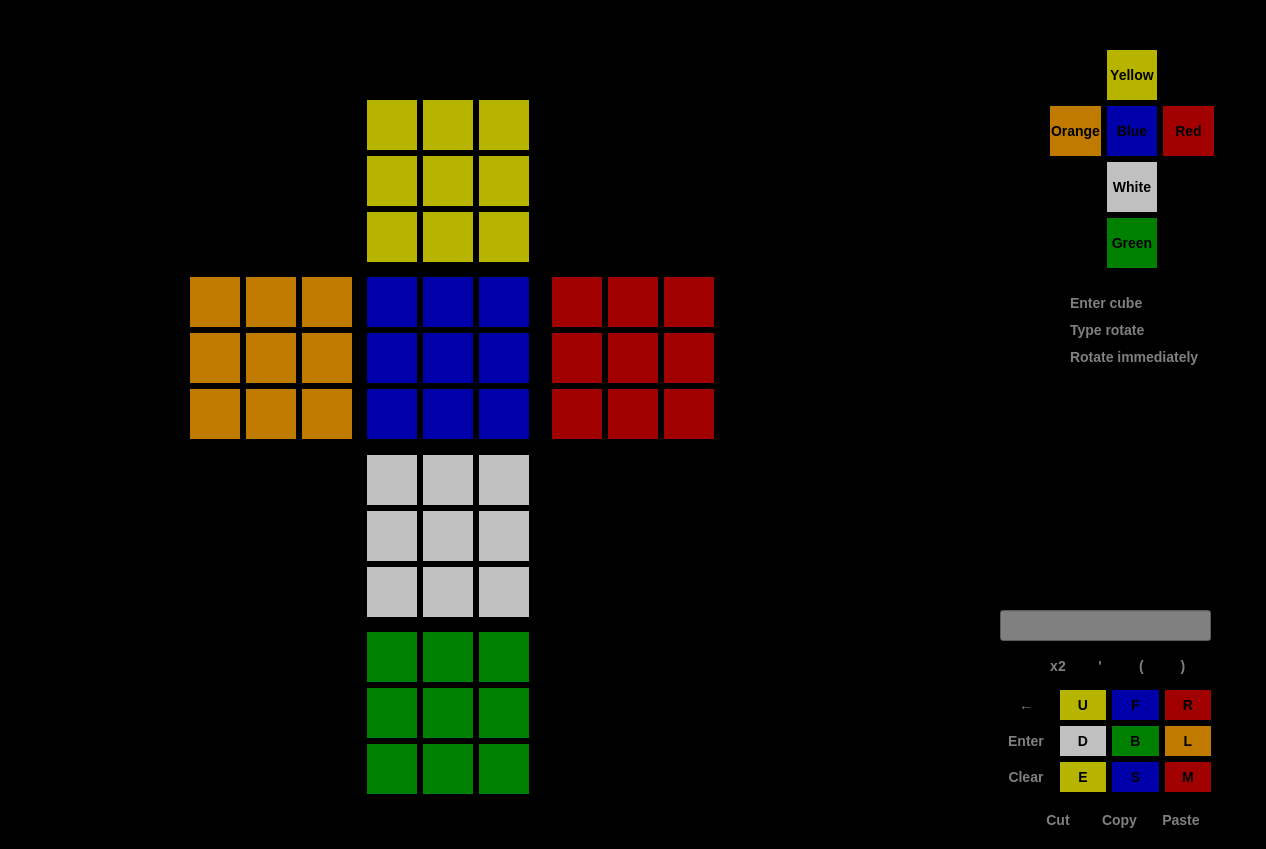
<?xml version="1.0" encoding="UTF-8"?>
<ui version="4.0">
 <class>Window</class>
 <widget class="QWidget" name="Window">
  <property name="geometry">
   <rect>
    <x>0</x>
    <y>0</y>
    <width>1266</width>
    <height>849</height>
   </rect>
  </property>
  <property name="windowTitle">
   <string>Rubik's cube</string>
  </property>
  <property name="styleSheet">
   <string notr="true">QWidget{
  background-color: black;
}

QPushButton{
  background-color: gray;
  font-size: 14px;
  font-weight: bold;
  border: none;
  text-align: center;
}

QPushButton:hover {
  background-color: gray;
}</string>
  </property>
  <widget class="QWidget" name="gridLayoutWidget">
   <property name="geometry">
    <rect>
     <x>190</x>
     <y>100</y>
     <width>524</width>
     <height>694</height>
    </rect>
   </property>
   <layout class="QGridLayout" name="All_cube">
    <item row="0" column="2">
     <layout class="QGridLayout" name="Side_0">
      <item row="0" column="0">
       <widget class="QPushButton" name="Side_0_Square_0">
        <property name="styleSheet">
         <string notr="true">QPushButton{
  background-color: rgb(183, 180, 0);
  width: 50px;
  height: 50px;
}

QPushButton:hover {
  background-color: gray;
}

QPushButton:pressed {
  background-color: yellow;
}</string>
        </property>
        <property name="text">
         <string/>
        </property>
       </widget>
      </item>
      <item row="0" column="1">
       <widget class="QPushButton" name="Side_0_Square_1">
        <property name="styleSheet">
         <string notr="true">QPushButton{
  background-color: rgb(183, 180, 0);
  width: 50px;
  height: 50px;
}

QPushButton:hover {
  background-color: gray;
}

QPushButton:pressed {
  background-color: yellow;
}</string>
        </property>
        <property name="text">
         <string/>
        </property>
       </widget>
      </item>
      <item row="0" column="2">
       <widget class="QPushButton" name="Side_0_Square_2">
        <property name="styleSheet">
         <string notr="true">QPushButton{
  background-color: rgb(183, 180, 0);
  width: 50px;
  height: 50px;
}

QPushButton:hover {
  background-color: gray;
}

QPushButton:pressed {
  background-color: yellow;
}</string>
        </property>
        <property name="text">
         <string/>
        </property>
       </widget>
      </item>
      <item row="1" column="0">
       <widget class="QPushButton" name="Side_0_Square_3">
        <property name="styleSheet">
         <string notr="true">QPushButton{
  background-color: rgb(183, 180, 0);
  width: 50px;
  height: 50px;
}

QPushButton:hover {
  background-color: gray;
}

QPushButton:pressed {
  background-color: yellow;
}</string>
        </property>
        <property name="text">
         <string/>
        </property>
       </widget>
      </item>
      <item row="1" column="1">
       <widget class="QPushButton" name="Side_0_Square_4">
        <property name="styleSheet">
         <string notr="true">QPushButton{
  background-color: rgb(183, 180, 0);
  width: 50px;
  height: 50px;
}

QPushButton:hover {
  background-color: gray;
}

QPushButton:pressed {
  background-color: yellow;
}</string>
        </property>
        <property name="text">
         <string/>
        </property>
       </widget>
      </item>
      <item row="1" column="2">
       <widget class="QPushButton" name="Side_0_Square_5">
        <property name="styleSheet">
         <string notr="true">QPushButton{
  background-color: rgb(183, 180, 0);
  width: 50px;
  height: 50px;
}

QPushButton:hover {
  background-color: gray;
}

QPushButton:pressed {
  background-color: yellow;
}</string>
        </property>
        <property name="text">
         <string/>
        </property>
       </widget>
      </item>
      <item row="2" column="1">
       <widget class="QPushButton" name="Side_0_Square_7">
        <property name="styleSheet">
         <string notr="true">QPushButton{
  background-color: rgb(183, 180, 0);
  width: 50px;
  height: 50px;
}

QPushButton:hover {
  background-color: gray;
}

QPushButton:pressed {
  background-color: yellow;
}</string>
        </property>
        <property name="text">
         <string/>
        </property>
       </widget>
      </item>
      <item row="2" column="2">
       <widget class="QPushButton" name="Side_0_Square_8">
        <property name="styleSheet">
         <string notr="true">QPushButton{
  background-color: rgb(183, 180, 0);
  width: 50px;
  height: 50px;
}

QPushButton:hover {
  background-color: gray;
}

QPushButton:pressed {
  background-color: yellow;
}</string>
        </property>
        <property name="text">
         <string/>
        </property>
       </widget>
      </item>
      <item row="2" column="0">
       <widget class="QPushButton" name="Side_0_Square_6">
        <property name="styleSheet">
         <string notr="true">QPushButton{
  background-color: rgb(183, 180, 0);
  width: 50px;
  height: 50px;
}

QPushButton:hover {
  background-color: gray;
}

QPushButton:pressed {
  background-color: yellow;
}</string>
        </property>
        <property name="text">
         <string/>
        </property>
       </widget>
      </item>
     </layout>
    </item>
    <item row="3" column="2">
     <spacer name="verticalSpacer_2">
      <property name="orientation">
       <enum>Qt::Vertical</enum>
      </property>
      <property name="sizeHint" stdset="0">
       <size>
        <width>20</width>
        <height>40</height>
       </size>
      </property>
     </spacer>
    </item>
    <item row="2" column="4">
     <spacer name="horizontalSpacer">
      <property name="orientation">
       <enum>Qt::Horizontal</enum>
      </property>
      <property name="sizeHint" stdset="0">
       <size>
        <width>40</width>
        <height>20</height>
       </size>
      </property>
     </spacer>
    </item>
    <item row="1" column="2">
     <spacer name="verticalSpacer">
      <property name="orientation">
       <enum>Qt::Vertical</enum>
      </property>
      <property name="sizeHint" stdset="0">
       <size>
        <width>20</width>
        <height>40</height>
       </size>
      </property>
     </spacer>
    </item>
    <item row="2" column="0">
     <layout class="QGridLayout" name="Side_1">
      <item row="0" column="0">
       <widget class="QPushButton" name="Side_1_Square_0">
        <property name="styleSheet">
         <string notr="true">QPushButton{
  background-color: rgb(193, 122, 0);
  width: 50px;
  height: 50px;
}

QPushButton:hover {
  background-color: silver;
}

QPushButton:pressed {
  background-color: orange;
}</string>
        </property>
        <property name="text">
         <string/>
        </property>
       </widget>
      </item>
      <item row="0" column="1">
       <widget class="QPushButton" name="Side_1_Square_1">
        <property name="styleSheet">
         <string notr="true">QPushButton{
  background-color: rgb(193, 122, 0);
  width: 50px;
  height: 50px;
}

QPushButton:hover {
  background-color: silver;
}

QPushButton:pressed {
  background-color: orange;
}</string>
        </property>
        <property name="text">
         <string/>
        </property>
       </widget>
      </item>
      <item row="0" column="2">
       <widget class="QPushButton" name="Side_1_Square_2">
        <property name="styleSheet">
         <string notr="true">QPushButton{
  background-color: rgb(193, 122, 0);
  width: 50px;
  height: 50px;
}

QPushButton:hover {
  background-color: silver;
}

QPushButton:pressed {
  background-color: orange;
}</string>
        </property>
        <property name="text">
         <string/>
        </property>
       </widget>
      </item>
      <item row="1" column="0">
       <widget class="QPushButton" name="Side_1_Square_3">
        <property name="styleSheet">
         <string notr="true">QPushButton{
  background-color: rgb(193, 122, 0);
  width: 50px;
  height: 50px;
}

QPushButton:hover {
  background-color: silver;
}

QPushButton:pressed {
  background-color: orange;
}</string>
        </property>
        <property name="text">
         <string/>
        </property>
       </widget>
      </item>
      <item row="1" column="1">
       <widget class="QPushButton" name="Side_1_Square_4">
        <property name="styleSheet">
         <string notr="true">QPushButton{
  background-color: rgb(193, 122, 0);
  width: 50px;
  height: 50px;
}

QPushButton:hover {
  background-color: silver;
}

QPushButton:pressed {
  background-color: orange;
}</string>
        </property>
        <property name="text">
         <string/>
        </property>
       </widget>
      </item>
      <item row="1" column="2">
       <widget class="QPushButton" name="Side_1_Square_5">
        <property name="styleSheet">
         <string notr="true">QPushButton{
  background-color: rgb(193, 122, 0);
  width: 50px;
  height: 50px;
}

QPushButton:hover {
  background-color: silver;
}

QPushButton:pressed {
  background-color: orange;
}</string>
        </property>
        <property name="text">
         <string/>
        </property>
       </widget>
      </item>
      <item row="2" column="1">
       <widget class="QPushButton" name="Side_1_Square_7">
        <property name="styleSheet">
         <string notr="true">QPushButton{
  background-color: rgb(193, 122, 0);
  width: 50px;
  height: 50px;
}

QPushButton:hover {
  background-color: silver;
}

QPushButton:pressed {
  background-color: orange;
}</string>
        </property>
        <property name="text">
         <string/>
        </property>
       </widget>
      </item>
      <item row="2" column="2">
       <widget class="QPushButton" name="Side_1_Square_8">
        <property name="styleSheet">
         <string notr="true">QPushButton{
  background-color: rgb(193, 122, 0);
  width: 50px;
  height: 50px;
}

QPushButton:hover {
  background-color: silver;
}

QPushButton:pressed {
  background-color: orange;
}</string>
        </property>
        <property name="text">
         <string/>
        </property>
       </widget>
      </item>
      <item row="2" column="0">
       <widget class="QPushButton" name="Side_1_Square_6">
        <property name="styleSheet">
         <string notr="true">QPushButton{
  background-color: rgb(193, 122, 0);
  width: 50px;
  height: 50px;
}

QPushButton:hover {
  background-color: silver;
}

QPushButton:pressed {
  background-color: orange;
}</string>
        </property>
        <property name="text">
         <string/>
        </property>
       </widget>
      </item>
     </layout>
    </item>
    <item row="2" column="1">
     <spacer name="horizontalSpacer_3">
      <property name="orientation">
       <enum>Qt::Horizontal</enum>
      </property>
      <property name="sizeHint" stdset="0">
       <size>
        <width>40</width>
        <height>20</height>
       </size>
      </property>
     </spacer>
    </item>
    <item row="2" column="3">
     <spacer name="horizontalSpacer_2">
      <property name="orientation">
       <enum>Qt::Horizontal</enum>
      </property>
      <property name="sizeHint" stdset="0">
       <size>
        <width>40</width>
        <height>20</height>
       </size>
      </property>
     </spacer>
    </item>
    <item row="2" column="5">
     <layout class="QGridLayout" name="Side_3">
      <item row="0" column="2">
       <widget class="QPushButton" name="Side_3_Square_2">
        <property name="styleSheet">
         <string notr="true">QPushButton{
  background-color: rgb(160, 0, 0);
  width: 50px;
  height: 50px;
}

QPushButton:hover {
  background-color: silver;
}

QPushButton:pressed {
  background-color: red;
}</string>
        </property>
        <property name="text">
         <string/>
        </property>
       </widget>
      </item>
      <item row="2" column="2">
       <widget class="QPushButton" name="Side_3_Square_8">
        <property name="styleSheet">
         <string notr="true">QPushButton{
  background-color: rgb(160, 0, 0);
  width: 50px;
  height: 50px;
}

QPushButton:hover {
  background-color: silver;
}

QPushButton:pressed {
  background-color: red;
}</string>
        </property>
        <property name="text">
         <string/>
        </property>
       </widget>
      </item>
      <item row="2" column="0">
       <widget class="QPushButton" name="Side_3_Square_6">
        <property name="styleSheet">
         <string notr="true">QPushButton{
  background-color: rgb(160, 0, 0);
  width: 50px;
  height: 50px;
}

QPushButton:hover {
  background-color: silver;
}

QPushButton:pressed {
  background-color: red;
}</string>
        </property>
        <property name="text">
         <string/>
        </property>
       </widget>
      </item>
      <item row="0" column="0">
       <widget class="QPushButton" name="Side_3_Square_0">
        <property name="styleSheet">
         <string notr="true">QPushButton{
  background-color: rgb(160, 0, 0);
  width: 50px;
  height: 50px;
}

QPushButton:hover {
  background-color: silver;
}

QPushButton:pressed {
  background-color: red;
}</string>
        </property>
        <property name="text">
         <string/>
        </property>
       </widget>
      </item>
      <item row="0" column="1">
       <widget class="QPushButton" name="Side_3_Square_1">
        <property name="styleSheet">
         <string notr="true">QPushButton{
  background-color: rgb(160, 0, 0);
  width: 50px;
  height: 50px;
}

QPushButton:hover {
  background-color: silver;
}

QPushButton:pressed {
  background-color: red;
}</string>
        </property>
        <property name="text">
         <string/>
        </property>
       </widget>
      </item>
      <item row="1" column="1">
       <widget class="QPushButton" name="Side_3_Square_4">
        <property name="styleSheet">
         <string notr="true">QPushButton{
  background-color: rgb(160, 0, 0);
  width: 50px;
  height: 50px;
}

QPushButton:hover {
  background-color: silver;
}

QPushButton:pressed {
  background-color: red;
}</string>
        </property>
        <property name="text">
         <string/>
        </property>
       </widget>
      </item>
      <item row="2" column="1">
       <widget class="QPushButton" name="Side_3_Square_7">
        <property name="styleSheet">
         <string notr="true">QPushButton{
  background-color: rgb(160, 0, 0);
  width: 50px;
  height: 50px;
}

QPushButton:hover {
  background-color: silver;
}

QPushButton:pressed {
  background-color: red;
}</string>
        </property>
        <property name="text">
         <string/>
        </property>
       </widget>
      </item>
      <item row="1" column="2">
       <widget class="QPushButton" name="Side_3_Square_5">
        <property name="styleSheet">
         <string notr="true">QPushButton{
  background-color: rgb(160, 0, 0);
  width: 50px;
  height: 50px;
}

QPushButton:hover {
  background-color: silver;
}

QPushButton:pressed {
  background-color: red;
}</string>
        </property>
        <property name="text">
         <string/>
        </property>
       </widget>
      </item>
      <item row="1" column="0">
       <widget class="QPushButton" name="Side_3_Square_3">
        <property name="styleSheet">
         <string notr="true">QPushButton{
  background-color: rgb(160, 0, 0);
  width: 50px;
  height: 50px;
}

QPushButton:hover {
  background-color: silver;
}

QPushButton:pressed {
  background-color: red;
}</string>
        </property>
        <property name="text">
         <string/>
        </property>
       </widget>
      </item>
     </layout>
    </item>
    <item row="6" column="2">
     <layout class="QGridLayout" name="Side_5">
      <item row="1" column="0">
       <widget class="QPushButton" name="Side_5_Square_3">
        <property name="styleSheet">
         <string notr="true">QPushButton{
  background-color: green;
  width: 50px;
  height: 50px;
}

QPushButton:hover {
  background-color: silver;
}

QPushButton:pressed {
  background-color: rgb(0, 160, 0);
}</string>
        </property>
        <property name="text">
         <string/>
        </property>
       </widget>
      </item>
      <item row="0" column="2">
       <widget class="QPushButton" name="Side_5_Square_2">
        <property name="styleSheet">
         <string notr="true">QPushButton{
  background-color: green;
  width: 50px;
  height: 50px;
}

QPushButton:hover {
  background-color: silver;
}

QPushButton:pressed {
  background-color: rgb(0, 160, 0);
}</string>
        </property>
        <property name="text">
         <string/>
        </property>
       </widget>
      </item>
      <item row="0" column="0">
       <widget class="QPushButton" name="Side_5_Square_0">
        <property name="styleSheet">
         <string notr="true">QPushButton{
  background-color: green;
  width: 50px;
  height: 50px;
}

QPushButton:hover {
  background-color: silver;
}

QPushButton:pressed {
  background-color: rgb(0, 160, 0);
}</string>
        </property>
        <property name="text">
         <string/>
        </property>
       </widget>
      </item>
      <item row="1" column="1">
       <widget class="QPushButton" name="Side_5_Square_4">
        <property name="styleSheet">
         <string notr="true">QPushButton{
  background-color: green;
  width: 50px;
  height: 50px;
}

QPushButton:hover {
  background-color: silver;
}

QPushButton:pressed {
  background-color: rgb(0, 160, 0);
}</string>
        </property>
        <property name="text">
         <string/>
        </property>
       </widget>
      </item>
      <item row="2" column="1">
       <widget class="QPushButton" name="Side_5_Square_7">
        <property name="styleSheet">
         <string notr="true">QPushButton{
  background-color: green;
  width: 50px;
  height: 50px;
}

QPushButton:hover {
  background-color: silver;
}

QPushButton:pressed {
  background-color: rgb(0, 160, 0);
}</string>
        </property>
        <property name="text">
         <string/>
        </property>
       </widget>
      </item>
      <item row="0" column="1">
       <widget class="QPushButton" name="Side_5_Square_1">
        <property name="styleSheet">
         <string notr="true">QPushButton{
  background-color: green;
  width: 50px;
  height: 50px;
}

QPushButton:hover {
  background-color: silver;
}

QPushButton:pressed {
  background-color: rgb(0, 160, 0);
}</string>
        </property>
        <property name="text">
         <string/>
        </property>
       </widget>
      </item>
      <item row="2" column="2">
       <widget class="QPushButton" name="Side_5_Square_8">
        <property name="styleSheet">
         <string notr="true">QPushButton{
  background-color: green;
  width: 50px;
  height: 50px;
}

QPushButton:hover {
  background-color: silver;
}

QPushButton:pressed {
  background-color: rgb(0, 160, 0);
}</string>
        </property>
        <property name="text">
         <string/>
        </property>
       </widget>
      </item>
      <item row="2" column="0">
       <widget class="QPushButton" name="Side_5_Square_6">
        <property name="styleSheet">
         <string notr="true">QPushButton{
  background-color: green;
  width: 50px;
  height: 50px;
}

QPushButton:hover {
  background-color: silver;
}

QPushButton:pressed {
  background-color: rgb(0, 160, 0);
}</string>
        </property>
        <property name="text">
         <string/>
        </property>
       </widget>
      </item>
      <item row="1" column="2">
       <widget class="QPushButton" name="Side_5_Square_5">
        <property name="styleSheet">
         <string notr="true">QPushButton{
  background-color: green;
  width: 50px;
  height: 50px;
}

QPushButton:hover {
  background-color: silver;
}

QPushButton:pressed {
  background-color: rgb(0, 160, 0);
}</string>
        </property>
        <property name="text">
         <string/>
        </property>
       </widget>
      </item>
     </layout>
    </item>
    <item row="2" column="2">
     <layout class="QGridLayout" name="Side_2">
      <item row="0" column="0">
       <widget class="QPushButton" name="Side_2_Square_0">
        <property name="styleSheet">
         <string notr="true">QPushButton{
  background-color: rgb(0, 0, 170);
  width: 50px;
  height: 50px;
}

QPushButton:hover {
  background-color: gray;
}

QPushButton:pressed {
  background-color: blue;
}</string>
        </property>
        <property name="text">
         <string/>
        </property>
       </widget>
      </item>
      <item row="0" column="1">
       <widget class="QPushButton" name="Side_2_Square_1">
        <property name="styleSheet">
         <string notr="true">QPushButton{
  background-color: rgb(0, 0, 170);
  width: 50px;
  height: 50px;
}

QPushButton:hover {
  background-color: gray;
}

QPushButton:pressed {
  background-color: blue;
}</string>
        </property>
        <property name="text">
         <string/>
        </property>
       </widget>
      </item>
      <item row="0" column="2">
       <widget class="QPushButton" name="Side_2_Square_2">
        <property name="styleSheet">
         <string notr="true">QPushButton{
  background-color: rgb(0, 0, 170);
  width: 50px;
  height: 50px;
}

QPushButton:hover {
  background-color: gray;
}

QPushButton:pressed {
  background-color: blue;
}</string>
        </property>
        <property name="text">
         <string/>
        </property>
       </widget>
      </item>
      <item row="1" column="0">
       <widget class="QPushButton" name="Side_2_Square_3">
        <property name="styleSheet">
         <string notr="true">QPushButton{
  background-color: rgb(0, 0, 170);
  width: 50px;
  height: 50px;
}

QPushButton:hover {
  background-color: gray;
}

QPushButton:pressed {
  background-color: blue;
}</string>
        </property>
        <property name="text">
         <string/>
        </property>
       </widget>
      </item>
      <item row="1" column="1">
       <widget class="QPushButton" name="Side_2_Square_4">
        <property name="styleSheet">
         <string notr="true">QPushButton{
  background-color: rgb(0, 0, 170);
  width: 50px;
  height: 50px;
}

QPushButton:hover {
  background-color: gray;
}

QPushButton:pressed {
  background-color: blue;
}</string>
        </property>
        <property name="text">
         <string/>
        </property>
       </widget>
      </item>
      <item row="1" column="2">
       <widget class="QPushButton" name="Side_2_Square_5">
        <property name="styleSheet">
         <string notr="true">QPushButton{
  background-color: rgb(0, 0, 170);
  width: 50px;
  height: 50px;
}

QPushButton:hover {
  background-color: gray;
}

QPushButton:pressed {
  background-color: blue;
}</string>
        </property>
        <property name="text">
         <string/>
        </property>
       </widget>
      </item>
      <item row="2" column="1">
       <widget class="QPushButton" name="Side_2_Square_7">
        <property name="styleSheet">
         <string notr="true">QPushButton{
  background-color: rgb(0, 0, 170);
  width: 50px;
  height: 50px;
}

QPushButton:hover {
  background-color: gray;
}

QPushButton:pressed {
  background-color: blue;
}</string>
        </property>
        <property name="text">
         <string/>
        </property>
       </widget>
      </item>
      <item row="2" column="2">
       <widget class="QPushButton" name="Side_2_Square_8">
        <property name="styleSheet">
         <string notr="true">QPushButton{
  background-color: rgb(0, 0, 170);
  width: 50px;
  height: 50px;
}

QPushButton:hover {
  background-color: gray;
}

QPushButton:pressed {
  background-color: blue;
}</string>
        </property>
        <property name="text">
         <string/>
        </property>
       </widget>
      </item>
      <item row="2" column="0">
       <widget class="QPushButton" name="Side_2_Square_6">
        <property name="styleSheet">
         <string notr="true">QPushButton{
  background-color: rgb(0, 0, 170);
  width: 50px;
  height: 50px;
}

QPushButton:hover {
  background-color: gray;
}

QPushButton:pressed {
  background-color: blue;
}</string>
        </property>
        <property name="text">
         <string/>
        </property>
       </widget>
      </item>
     </layout>
    </item>
    <item row="4" column="2">
     <layout class="QGridLayout" name="Side_4">
      <item row="0" column="0">
       <widget class="QPushButton" name="Side_4_Square_0">
        <property name="styleSheet">
         <string notr="true">QPushButton{
  background-color: silver;
  width: 50px;
  height: 50px;
}

QPushButton:hover {
  background-color: gray;

}

QPushButton:pressed {
  background-color: white;
}</string>
        </property>
        <property name="text">
         <string/>
        </property>
       </widget>
      </item>
      <item row="0" column="1">
       <widget class="QPushButton" name="Side_4_Square_1">
        <property name="styleSheet">
         <string notr="true">QPushButton{
  background-color: silver;
  width: 50px;
  height: 50px;
}

QPushButton:hover {
  background-color: gray;

}

QPushButton:pressed {
  background-color: white;
}</string>
        </property>
        <property name="text">
         <string/>
        </property>
       </widget>
      </item>
      <item row="0" column="2">
       <widget class="QPushButton" name="Side_4_Square_2">
        <property name="styleSheet">
         <string notr="true">QPushButton{
  background-color: silver;
  width: 50px;
  height: 50px;
}

QPushButton:hover {
  background-color: gray;

}

QPushButton:pressed {
  background-color: white;
}</string>
        </property>
        <property name="text">
         <string/>
        </property>
       </widget>
      </item>
      <item row="1" column="0">
       <widget class="QPushButton" name="Side_4_Square_3">
        <property name="styleSheet">
         <string notr="true">QPushButton{
  background-color: silver;
  width: 50px;
  height: 50px;
}

QPushButton:hover {
  background-color: gray;

}

QPushButton:pressed {
  background-color: white;
}</string>
        </property>
        <property name="text">
         <string/>
        </property>
       </widget>
      </item>
      <item row="1" column="1">
       <widget class="QPushButton" name="Side_4_Square_4">
        <property name="styleSheet">
         <string notr="true">QPushButton{
  background-color: silver;
  width: 50px;
  height: 50px;
}

QPushButton:hover {
  background-color: gray;

}

QPushButton:pressed {
  background-color: white;
}</string>
        </property>
        <property name="text">
         <string/>
        </property>
       </widget>
      </item>
      <item row="1" column="2">
       <widget class="QPushButton" name="Side_4_Square_5">
        <property name="styleSheet">
         <string notr="true">QPushButton{
  background-color: silver;
  width: 50px;
  height: 50px;
}

QPushButton:hover {
  background-color: gray;

}

QPushButton:pressed {
  background-color: white;
}</string>
        </property>
        <property name="text">
         <string/>
        </property>
       </widget>
      </item>
      <item row="2" column="1">
       <widget class="QPushButton" name="Side_4_Square_7">
        <property name="styleSheet">
         <string notr="true">QPushButton{
  background-color: silver;
  width: 50px;
  height: 50px;
}

QPushButton:hover {
  background-color: gray;

}

QPushButton:pressed {
  background-color: white;
}</string>
        </property>
        <property name="text">
         <string/>
        </property>
       </widget>
      </item>
      <item row="2" column="2">
       <widget class="QPushButton" name="Side_4_Square_8">
        <property name="styleSheet">
         <string notr="true">QPushButton{
  background-color: silver;
  width: 50px;
  height: 50px;
}

QPushButton:hover {
  background-color: gray;

}

QPushButton:pressed {
  background-color: white;
}</string>
        </property>
        <property name="text">
         <string/>
        </property>
       </widget>
      </item>
      <item row="2" column="0">
       <widget class="QPushButton" name="Side_4_Square_6">
        <property name="styleSheet">
         <string notr="true">QPushButton{
  background-color: silver;
  width: 50px;
  height: 50px;
}

QPushButton:hover {
  background-color: gray;

}

QPushButton:pressed {
  background-color: white;
}</string>
        </property>
        <property name="text">
         <string/>
        </property>
       </widget>
      </item>
     </layout>
    </item>
    <item row="5" column="2">
     <spacer name="verticalSpacer_3">
      <property name="orientation">
       <enum>Qt::Vertical</enum>
      </property>
      <property name="sizeHint" stdset="0">
       <size>
        <width>20</width>
        <height>40</height>
       </size>
      </property>
     </spacer>
    </item>
   </layout>
  </widget>
  <widget class="QWidget" name="gridLayoutWidget_2">
   <property name="geometry">
    <rect>
     <x>1050</x>
     <y>50</y>
     <width>164</width>
     <height>220</height>
    </rect>
   </property>
   <layout class="QGridLayout" name="Coloring">
    <item row="1" column="0">
     <widget class="QPushButton" name="Orange_Button">
      <property name="styleSheet">
       <string notr="true">QPushButton{
  background-color: rgb(193, 122, 0);
  width: 50px;
  height: 50px;
}

QPushButton:hover {
  background-color: silver;
}

QPushButton:pressed {
  background-color: orange;
}</string>
      </property>
      <property name="text">
       <string>Orange</string>
      </property>
     </widget>
    </item>
    <item row="0" column="1">
     <widget class="QPushButton" name="Yellow_Button">
      <property name="styleSheet">
       <string notr="true">QPushButton{
  background-color: rgb(183, 180, 0);
  width: 50px;
  height: 50px;
}

QPushButton:hover {
  background-color: gray;
}

QPushButton:pressed {
  background-color: yellow;
}</string>
      </property>
      <property name="text">
       <string>Yellow</string>
      </property>
     </widget>
    </item>
    <item row="2" column="1">
     <widget class="QPushButton" name="White_Button">
      <property name="styleSheet">
       <string notr="true">QPushButton{
  background-color: silver;
  width: 50px;
  height: 50px;
}

QPushButton:hover {
  background-color: gray;

}

QPushButton:pressed {
  background-color: white;
}</string>
      </property>
      <property name="text">
       <string>White</string>
      </property>
     </widget>
    </item>
    <item row="1" column="1">
     <widget class="QPushButton" name="Blue_Button">
      <property name="styleSheet">
       <string notr="true">QPushButton{
  background-color: rgb(0, 0, 170);
  width: 50px;
  height: 50px;
}

QPushButton:hover {
  background-color: gray;
}

QPushButton:pressed {
  background-color: blue;
}</string>
      </property>
      <property name="text">
       <string>Blue</string>
      </property>
     </widget>
    </item>
    <item row="1" column="2">
     <widget class="QPushButton" name="Red_Button">
      <property name="styleSheet">
       <string notr="true">QPushButton{
  background-color: rgb(160, 0, 0);
  width: 50px;
  height: 50px;
}

QPushButton:hover {
  background-color: silver;
}

QPushButton:pressed {
  background-color: red;
}</string>
      </property>
      <property name="text">
       <string>Red</string>
      </property>
     </widget>
    </item>
    <item row="3" column="1">
     <widget class="QPushButton" name="Green_Button">
      <property name="styleSheet">
       <string notr="true">QPushButton{
  background-color: green;
  width: 50px;
  height: 50px;
}

QPushButton:hover {
  background-color: silver;
}

QPushButton:pressed {
  background-color: rgb(0, 160, 0);
}</string>
      </property>
      <property name="text">
       <string>Green</string>
      </property>
     </widget>
    </item>
   </layout>
  </widget>
  <widget class="QWidget" name="verticalLayoutWidget">
   <property name="geometry">
    <rect>
     <x>1050</x>
     <y>290</y>
     <width>161</width>
     <height>80</height>
    </rect>
   </property>
   <layout class="QVBoxLayout" name="Choose_mode">
    <item>
     <widget class="QRadioButton" name="Enter_cube">
      <property name="styleSheet">
       <string notr="true">QRadioButton{
  color: gray;
  font-size: 14px;
  font-weight: bold;
  border: none;
  text-align: center;
}

QRadioButton:pressed {
    color: green;
}</string>
      </property>
      <property name="text">
       <string>Enter cube</string>
      </property>
     </widget>
    </item>
    <item>
     <widget class="QRadioButton" name="Type_rotate">
      <property name="styleSheet">
       <string notr="true">QRadioButton{
  color: gray;
  font-size: 14px;
  font-weight: bold;
  border: none;
  text-align: center;
}

QRadioButton:pressed {
    color: green;
}</string>
      </property>
      <property name="text">
       <string>Type rotate</string>
      </property>
     </widget>
    </item>
    <item>
     <widget class="QRadioButton" name="Rotate_immediately">
      <property name="styleSheet">
       <string notr="true">QRadioButton{
  color: gray;
  font-size: 14px;
  font-weight: bold;
  border: none;
  text-align: center;
}

QRadioButton:pressed {
    color: green;
}</string>
      </property>
      <property name="text">
       <string>Rotate immediately</string>
      </property>
     </widget>
    </item>
   </layout>
  </widget>
  <widget class="QWidget" name="horizontalLayoutWidget">
   <property name="geometry">
    <rect>
     <x>1040</x>
     <y>650</y>
     <width>161</width>
     <height>32</height>
    </rect>
   </property>
   <layout class="QHBoxLayout" name="Change_rotating_and_braket">
    <item>
     <widget class="QPushButton" name="x2">
      <property name="styleSheet">
       <string notr="true">QPushButton{
  background-color: black;
  color: gray;
  width: 35px;
  height: 30px;
}

QPushButton:hover {
  background-color: silver;
}

QPushButton:pressed {
  background-color: white;
}</string>
      </property>
      <property name="text">
       <string>x2</string>
      </property>
     </widget>
    </item>
    <item>
     <widget class="QPushButton" name="Apostrophe">
      <property name="styleSheet">
       <string notr="true">QPushButton{
  background-color: black;
  color: gray;
  width: 35px;
  height: 30px;
}

QPushButton:hover {
  background-color: silver;
}

QPushButton:pressed {
  background-color: white;
}</string>
      </property>
      <property name="text">
       <string>'</string>
      </property>
     </widget>
    </item>
    <item>
     <widget class="QPushButton" name="bra">
      <property name="styleSheet">
       <string notr="true">QPushButton{
  background-color: black;
  color: gray;
  width: 35px;
  height: 30px;
}

QPushButton:hover {
  background-color: silver;
}

QPushButton:pressed {
  background-color: white;
}</string>
      </property>
      <property name="text">
       <string>(</string>
      </property>
     </widget>
    </item>
    <item>
     <widget class="QPushButton" name="ket">
      <property name="styleSheet">
       <string notr="true">QPushButton{
  background-color: black;
  color: gray;
  width: 35px;
  height: 30px;
}

QPushButton:hover {
  background-color: silver;
}

QPushButton:pressed {
  background-color: white;
}</string>
      </property>
      <property name="text">
       <string>)</string>
      </property>
     </widget>
    </item>
   </layout>
  </widget>
  <widget class="QWidget" name="gridLayoutWidget_5">
   <property name="geometry">
    <rect>
     <x>1060</x>
     <y>690</y>
     <width>151</width>
     <height>104</height>
    </rect>
   </property>
   <layout class="QGridLayout" name="Choose_rotation">
    <item row="0" column="0">
     <widget class="QPushButton" name="U">
      <property name="mouseTracking">
       <bool>false</bool>
      </property>
      <property name="styleSheet">
       <string notr="true">QPushButton{
  background-color: rgb(183, 180, 0);
  width: 45px;
  height: 30px;
}

QPushButton:hover {
  background-color: gray;
}

QPushButton:pressed {
  background-color: yellow;
}</string>
      </property>
      <property name="text">
       <string>U</string>
      </property>
     </widget>
    </item>
    <item row="1" column="1">
     <widget class="QPushButton" name="B">
      <property name="styleSheet">
       <string notr="true">QPushButton{
  background-color: green;
  width: 45px;
  height: 30px;
}

QPushButton:hover {
  background-color: silver;
}

QPushButton:pressed {
  background-color: rgb(0, 160, 0);
}</string>
      </property>
      <property name="text">
       <string>B</string>
      </property>
     </widget>
    </item>
    <item row="1" column="0">
     <widget class="QPushButton" name="D">
      <property name="styleSheet">
       <string notr="true">QPushButton{
  background-color: silver;
  width: 45px;
  height: 30px;
}

QPushButton:hover {
  background-color: gray;

}

QPushButton:pressed {
  background-color: white;
}</string>
      </property>
      <property name="text">
       <string>D</string>
      </property>
     </widget>
    </item>
    <item row="2" column="1">
     <widget class="QPushButton" name="S">
      <property name="styleSheet">
       <string notr="true">QPushButton{
  background-color: rgb(0, 0, 170);
  width: 45px;
  height: 30px;
}

QPushButton:hover {
  background-color: gray;
}

QPushButton:pressed {
  background-color: blue;
}</string>
      </property>
      <property name="text">
       <string>S</string>
      </property>
     </widget>
    </item>
    <item row="0" column="1">
     <widget class="QPushButton" name="F">
      <property name="styleSheet">
       <string notr="true">QPushButton{
  background-color: rgb(0, 0, 170);
  width: 45px;
  height: 30px;
}

QPushButton:hover {
  background-color: gray;
}

QPushButton:pressed {
  background-color: blue;
}</string>
      </property>
      <property name="text">
       <string>F</string>
      </property>
     </widget>
    </item>
    <item row="2" column="0">
     <widget class="QPushButton" name="E">
      <property name="styleSheet">
       <string notr="true">QPushButton{
  background-color: rgb(183, 180, 0);
  width: 45px;
  height: 30px;
}

QPushButton:hover {
  background-color: gray;
}

QPushButton:pressed {
  background-color: yellow;
}</string>
      </property>
      <property name="text">
       <string>E</string>
      </property>
     </widget>
    </item>
    <item row="0" column="2">
     <widget class="QPushButton" name="R">
      <property name="enabled">
       <bool>true</bool>
      </property>
      <property name="styleSheet">
       <string notr="true">QPushButton{
  background-color: rgb(160, 0, 0);
  width: 45px;
  height: 30px;
}

QPushButton:hover {
  background-color: silver;
}

QPushButton:pressed {
  background-color: red;
}</string>
      </property>
      <property name="text">
       <string>R</string>
      </property>
     </widget>
    </item>
    <item row="1" column="2">
     <widget class="QPushButton" name="L">
      <property name="styleSheet">
       <string notr="true">QPushButton{
  background-color: rgb(193, 122, 0);
  width: 45px;
  height: 30px;
}

QPushButton:hover {
  background-color: silver;
}

QPushButton:pressed {
  background-color: orange;
}</string>
      </property>
      <property name="text">
       <string>L</string>
      </property>
     </widget>
    </item>
    <item row="2" column="2">
     <widget class="QPushButton" name="M">
      <property name="styleSheet">
       <string notr="true">QPushButton{
  background-color: rgb(160, 0, 0);
  width: 45px;
  height: 30px;
}

QPushButton:hover {
  background-color: silver;
}

QPushButton:pressed {
  background-color: red;
}</string>
      </property>
      <property name="text">
       <string>M</string>
      </property>
     </widget>
    </item>
   </layout>
  </widget>
  <widget class="QWidget" name="verticalLayoutWidget_2">
   <property name="geometry">
    <rect>
     <x>1000</x>
     <y>690</y>
     <width>52</width>
     <height>104</height>
    </rect>
   </property>
   <layout class="QVBoxLayout" name="Do_rotation">
    <item>
     <widget class="QPushButton" name="Backspace">
      <property name="styleSheet">
       <string notr="true">QPushButton{
  background-color: black;
  color: gray;
  width: 50px;
  height: 30px;
}

QPushButton:hover {
  background-color: silver;
}

QPushButton:pressed {
  background-color: white;
}</string>
      </property>
      <property name="text">
       <string>←</string>
      </property>
      <property name="checkable">
       <bool>false</bool>
      </property>
     </widget>
    </item>
    <item>
     <widget class="QPushButton" name="Enter">
      <property name="styleSheet">
       <string notr="true">QPushButton{
  background-color: black;
  color: gray;
  width: 50px;
  height: 30px;
}

QPushButton:hover {
  background-color: silver;
}

QPushButton:pressed {
  background-color: white;
}</string>
      </property>
      <property name="text">
       <string>Enter</string>
      </property>
     </widget>
    </item>
    <item>
     <widget class="QPushButton" name="Clear_all">
      <property name="styleSheet">
       <string notr="true">QPushButton{
  background-color: black;
  color: gray;
  width: 50px;
  height: 30px;
}

QPushButton:hover {
  background-color: silver;
}

QPushButton:pressed {
  background-color: white;
}</string>
      </property>
      <property name="text">
       <string>Clear</string>
      </property>
     </widget>
    </item>
   </layout>
  </widget>
  <widget class="QLineEdit" name="lineEdit">
   <property name="geometry">
    <rect>
     <x>1000</x>
     <y>610</y>
     <width>211</width>
     <height>31</height>
    </rect>
   </property>
   <property name="styleSheet">
    <string notr="true">QLineEdit{
  background-color: gray;
}</string>
   </property>
  </widget>
  <widget class="QWidget" name="horizontalLayoutWidget_2">
   <property name="geometry">
    <rect>
     <x>1030</x>
     <y>800</y>
     <width>179</width>
     <height>41</height>
    </rect>
   </property>
   <layout class="QHBoxLayout" name="Using_clipboard">
    <item>
     <widget class="QPushButton" name="Cut">
      <property name="styleSheet">
       <string notr="true">QPushButton{
  background-color: black;
  color: gray;
  width: 55px;
  height: 30px;
}

QPushButton:hover {
  background-color: silver;
}

QPushButton:pressed {
  background-color: white;
}</string>
      </property>
      <property name="text">
       <string>Cut</string>
      </property>
     </widget>
    </item>
    <item>
     <widget class="QPushButton" name="Copy">
      <property name="styleSheet">
       <string notr="true">QPushButton{
  background-color: black;
  color: gray;
  width: 55px;
  height: 30px;
}

QPushButton:hover {
  background-color: silver;
}

QPushButton:pressed {
  background-color: white;
}</string>
      </property>
      <property name="text">
       <string>Copy</string>
      </property>
     </widget>
    </item>
    <item>
     <widget class="QPushButton" name="Paste">
      <property name="styleSheet">
       <string notr="true">QPushButton{
  background-color: black;
  color: gray;
  width: 55px;
  height: 30px;
}

QPushButton:hover {
  background-color: silver;
}

QPushButton:pressed {
  background-color: white;
}</string>
      </property>
      <property name="text">
       <string>Paste</string>
      </property>
     </widget>
    </item>
   </layout>
  </widget>
 </widget>
 <resources/>
 <connections/>
</ui>
